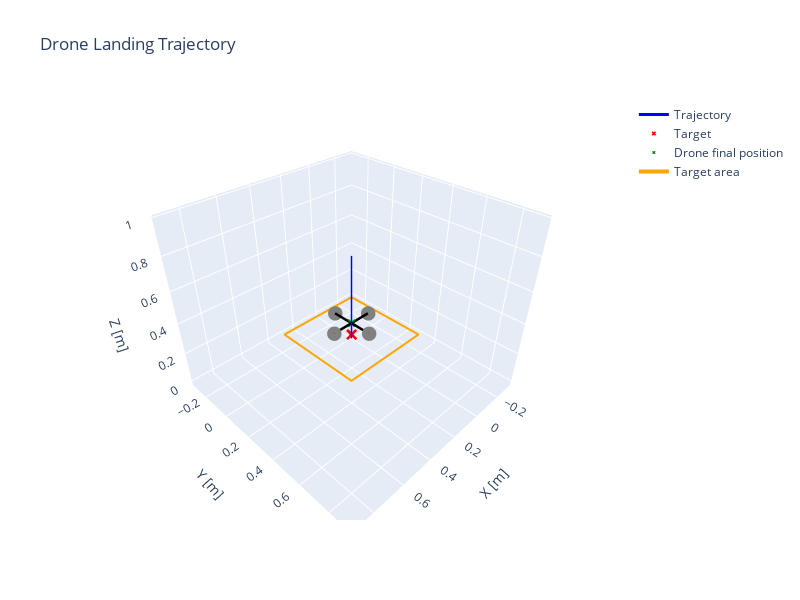

Notebook code cell kept with this figure:
### Markdown cell above
A small integral contributions helps reaching the center with more precision:

### Code cell
sim_dt = 0.1         # simulation step (10 Hz)
env = DroneLandingEnv(render_mode=None, dt=sim_dt)
controller_dt = 0.1  # controller step (1 Hz)

pid = PIDController(Kp=[1.0,1.0,1.0, 0.0], Ki=[0.1,0.1,0.0,0.0], Kd=[0.0,0.0,0.0,0.0], dt=controller_dt, integral_limit=0.5, z_fixed_speed= -0.2)

states, target = run_pid_simulation(env = env, pid = pid, init_mode='fixed', plot=True)

### Figure 1 — Plotly figure (JSON) as saved in the notebook; plotly's stock layout.template omitted (floating-point values rounded to 4 significant figures)
{"data": [{"line": {"color": "blue", "width": 3}, "mode": "lines", "name": "Trajectory", "x": [0.9, 0.8081, 0.7246, 0.6487, 0.5797, 0.5171, 0.4604, 0.4094, 0.3634, 0.3221, 0.2849, 0.2514, 0.2212, 0.1941, 0.1697, 0.1477, 0.128, 0.1102, 0.09415, 0.07974, 0.06676, 0.05509, 0.04458, 0.03512, 0.02661, 0.01895, 0.01205, 0.005847, 0.0002622, -0.004764, -0.009283, -0.009283, -0.009283, -0.009283], "y": [0.9, 0.8081, 0.7246, 0.6487, 0.5797, 0.5171, 0.4604, 0.4094, 0.3634, 0.3221, 0.2849, 0.2514, 0.2212, 0.1941, 0.1697, 0.1477, 0.128, 0.1102, 0.09415, 0.07974, 0.06676, 0.05509, 0.04458, 0.03512, 0.02661, 0.01895, 0.01205, 0.005847, 0.0002622, -0.004764, -0.009283, -0.009283, -0.009283, -0.009283], "z": [0.98, 0.96, 0.94, 0.92, 0.9, 0.88, 0.86, 0.84, 0.82, 0.8, 0.78, 0.76, 0.74, 0.72, 0.7, 0.68, 0.66, 0.64, 0.62, 0.6, 0.58, 0.56, 0.54, 0.52, 0.5, 0.48, 0.46, 0.44, 0.42, 0.4, 0.38, 0.28, 0.18, 0.08], "type": "scatter3d"}, {"marker": {"color": "red", "size": 4, "symbol": "x"}, "mode": "markers", "name": "Target", "x": [0.0], "y": [0.0], "z": [0.0], "type": "scatter3d"}, {"marker": {"color": "green", "size": 3, "symbol": "x"}, "mode": "markers", "name": "Drone final position", "x": [-0.009283], "y": [-0.009283], "z": [0.08], "type": "scatter3d"}, {"line": {"color": "black", "width": 5}, "mode": "lines", "showlegend": false, "x": [-0.1593, 0.1407], "y": [-0.009283, -0.009283], "z": [0.08, 0.08], "type": "scatter3d"}, {"line": {"color": "black", "width": 5}, "mode": "lines", "showlegend": false, "x": [-0.009283, -0.009283], "y": [-0.1593, 0.1407], "z": [0.08, 0.08], "type": "scatter3d"}, {"marker": {"color": "gray", "size": 5, "symbol": "circle"}, "mode": "markers", "showlegend": false, "x": [0.1407], "y": [-0.009283], "z": [0.08], "type": "scatter3d"}, {"marker": {"color": "gray", "size": 5, "symbol": "circle"}, "mode": "markers", "showlegend": false, "x": [-0.1593], "y": [-0.009283], "z": [0.08], "type": "scatter3d"}, {"marker": {"color": "gray", "size": 5, "symbol": "circle"}, "mode": "markers", "showlegend": false, "x": [-0.009283], "y": [0.1407], "z": [0.08], "type": "scatter3d"}, {"marker": {"color": "gray", "size": 5, "symbol": "circle"}, "mode": "markers", "showlegend": false, "x": [-0.009283], "y": [-0.1593], "z": [0.08], "type": "scatter3d"}, {"line": {"color": "orange", "width": 4}, "mode": "lines", "name": "Target area", "x": [-0.3, 0.3, 0.3, -0.3, -0.3], "y": [-0.3, -0.3, 0.3, 0.3, -0.3], "z": [0.0, 0.0, 0.0, 0.0, 0.0], "type": "scatter3d"}], "layout": {"scene": {"xaxis": {"title": {"text": "X [m]"}}, "yaxis": {"title": {"text": "Y [m]"}}, "zaxis": {"title": {"text": "Z [m]"}}, "aspectmode": "data"}, "title": {"text": "Drone Landing Trajectory"}, "width": 800, "height": 600}}
